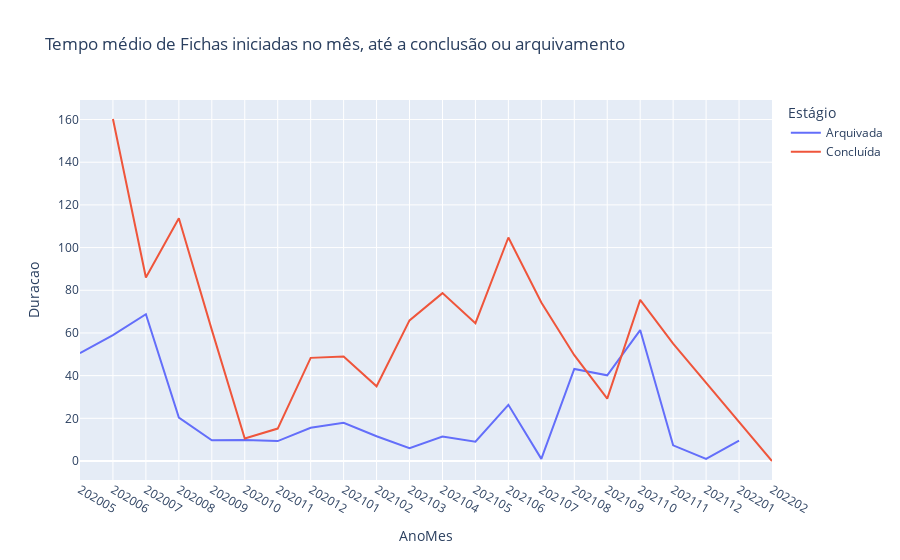

Notebook code cell kept with this figure:
### Code cell
g.FigFichasTemposMedia()

### Figure 1 — Plotly figure (JSON) as saved in the notebook; plotly's stock layout.template omitted (floating-point values rounded to 4 significant figures)
{"data": [{"hovertemplate": "Estágio=Arquivada<br>AnoMes=%{x}<br>Duracao=%{y}<extra></extra>", "legendgroup": "Arquivada", "line": {"color": "#636efa", "dash": "solid"}, "marker": {"symbol": "circle"}, "mode": "lines", "name": "Arquivada", "orientation": "v", "showlegend": true, "type": "scatter", "x": ["202005", "202006", "202007", "202008", "202009", "202010", "202011", "202012", "202101", "202102", "202103", "202104", "202105", "202106", "202107", "202108", "202109", "202110", "202111", "202112", "202201"], "xaxis": "x", "y": [50.55, 59, 68.78, 20.38, 9.737, 9.795, 9.333, 15.57, 17.88, 11.6, 6, 11.43, 9, 26.33, 1, 43.11, 40.14, 61.33, 7.333, 1, 9.5], "yaxis": "y"}, {"hovertemplate": "Estágio=Concluída<br>AnoMes=%{x}<br>Duracao=%{y}<extra></extra>", "legendgroup": "Concluída", "line": {"color": "#EF553B", "dash": "solid"}, "marker": {"symbol": "circle"}, "mode": "lines", "name": "Concluída", "orientation": "v", "showlegend": true, "type": "scatter", "x": ["202006", "202007", "202008", "202009", "202010", "202011", "202012", "202101", "202102", "202103", "202104", "202105", "202106", "202107", "202108", "202109", "202110", "202111", "202202"], "xaxis": "x", "y": [160.2, 86, 113.8, 61.44, 10.56, 15.2, 48.33, 49, 35, 65.88, 78.67, 64.57, 104.7, 74.25, 49.57, 29.25, 75.5, 55, 0], "yaxis": "y"}], "layout": {"legend": {"title": {"text": "Estágio"}, "tracegroupgap": 0}, "title": {"text": "Tempo médio de Fichas iniciadas no mês, até a conclusão ou arquivamento"}, "xaxis": {"anchor": "y", "categoryorder": "category ascending", "domain": [0, 1], "title": {"text": "AnoMes"}}, "yaxis": {"anchor": "x", "domain": [0, 1], "title": {"text": "Duracao"}}}}
